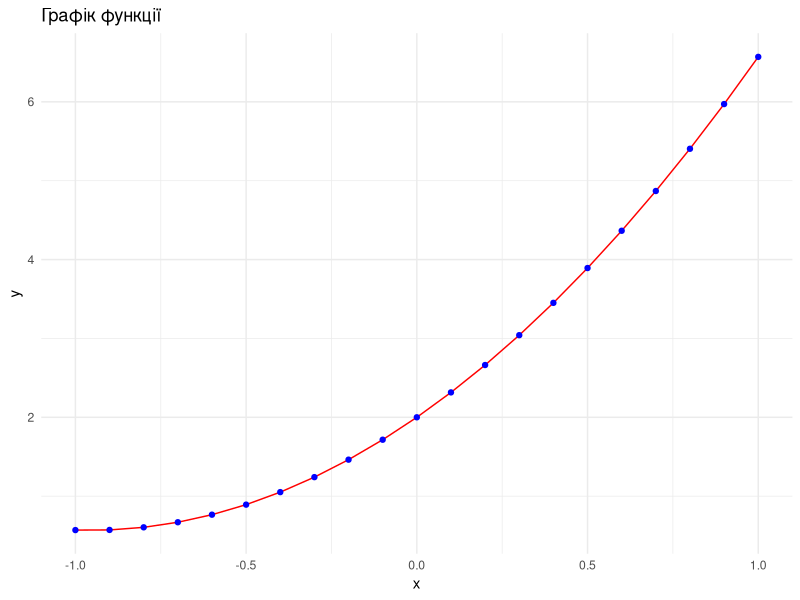

The R source for this figure:
## ---- chunk 1
library(ggplot2)
library(dplyr)

# Задаємо параметри функції
b0 <- 2
b1 <- 3
b2 <- 1.57

# Задаємо область визначення
x <- seq(-1, 1, .1)

# Розраховуємо значення y та експортуємо таблицю даних у файл
df <- data.frame(x = x) %>%
  mutate(y = b0 + b1 * x + b2 * x^2)
# install.packages("rio") # інсталяція пакету
library(rio) # підключення пакету
export(df, "data/data.csv")
dfNew <-  import("data/data.csv")

# Побудова графіку використовуючи ggplot та імпортовані дані з файлу
ggplot(dfNew, aes(x = x, y = y)) +
  geom_line(color = "red") +
  geom_point(color = "blue") +
  labs(title = "Графік функції", x = "x", y = "y") +
  theme_minimal()

# Таблиця засобами knitr
knitr::kable(head(dfNew),
             caption = "_Табл. 1. Фрагмент таблиці даних_")

# Виводимо таблицю параметрів засобом knitr

params_table <- data.frame(
  Параметр = c("b0", "b1", "b2"),
  Значення = c(b0, b1, b2)
)
knitr::kable(params_table,
             caption = "_Табл. 2. Параметри функції_")
